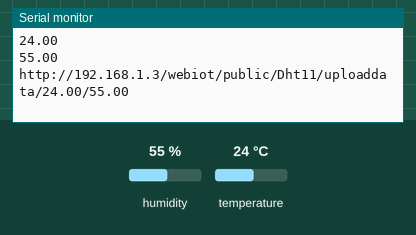
A sketch run on a simulated ESP8266 (NodeMCU). Parts: the last lines printed to the serial monitor. The test bench sets the inputs (shaded band); at power-on: humidity 55 %, temperature 24 °C. WiFi joins after 1.5 s; servers stay silent unless stated.

Above: at 3.2 s.
3.3 s: humidity set to 22 %
At 6.4 s:
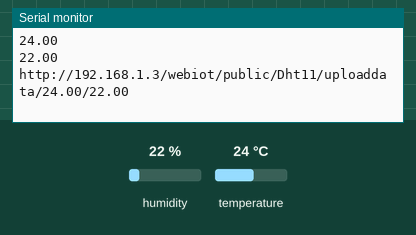
6.5 s: temperature set to 12 °C
At 8.4 s:
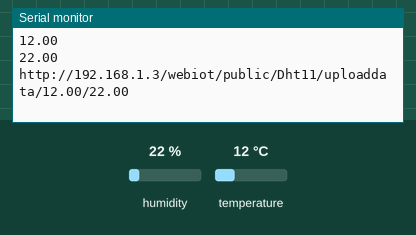
9.7 s: humidity set to 40 %
At 10.9 s:
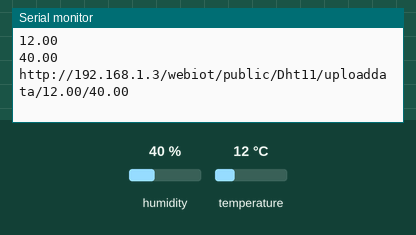
Timing chart, 0 to 12.7 s (numbered marks = the images above; inputs shaded):
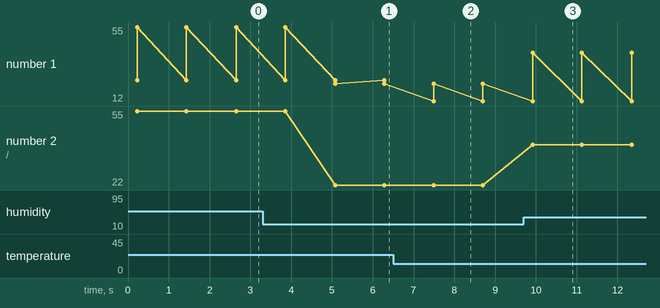

The sketch:

hdt11.ino
```cpp
#include "DHT.h"
#define DHTPIN D4
#define DHTTYPE DHT11
#include <ESP8266WiFi.h>
#include <ESP8266HTTPClient.h>
#include <WiFiClient.h>

const char* ssid = "notfound";
const char* pass = "porquefi";
const uint16_t port = 80;
const char* host = "192.168.1.3";

String BASE_URL = "http://" + String(host) + "/webiot/public/Dht11/uploaddata";
DHT dht(DHTPIN, DHTTYPE);

void setup(){
  Serial.begin(115200);
  Serial.println(F("DHTxx test!"));
  WiFi.begin(ssid, pass);
  dht.begin();
}
void loop(){
  WiFiClient client;
  HTTPClient http;
  String url;
  float h = dht.readHumidity();
  float t = dht.readTemperature();
  float f = dht.readTemperature(true);
  url = BASE_URL + "/" + String(t) + "/" + String(h);
  http.begin(client, url);
  int httpResponse = http.GET();
  Serial.println(t);
  Serial.println(h);
  Serial.println(url);
  delay(1000);
}
```

Measured:
- after the input at 3.3 s, the serial monitor: prints a new line after 1.8 s (image 1)
- after the input at 6.5 s, the serial monitor: prints a new line after 1.0 s (image 2)
- after the input at 9.7 s, the serial monitor: prints a new line after 0.23 s (image 3)
- plotted number 1: 55 → 22 after the input at 3.3 s, 22 → 40 after the input at 9.7 s
- plotted number 2: 55 → 22 after the input at 3.3 s, 22 → 40 after the input at 9.7 s
